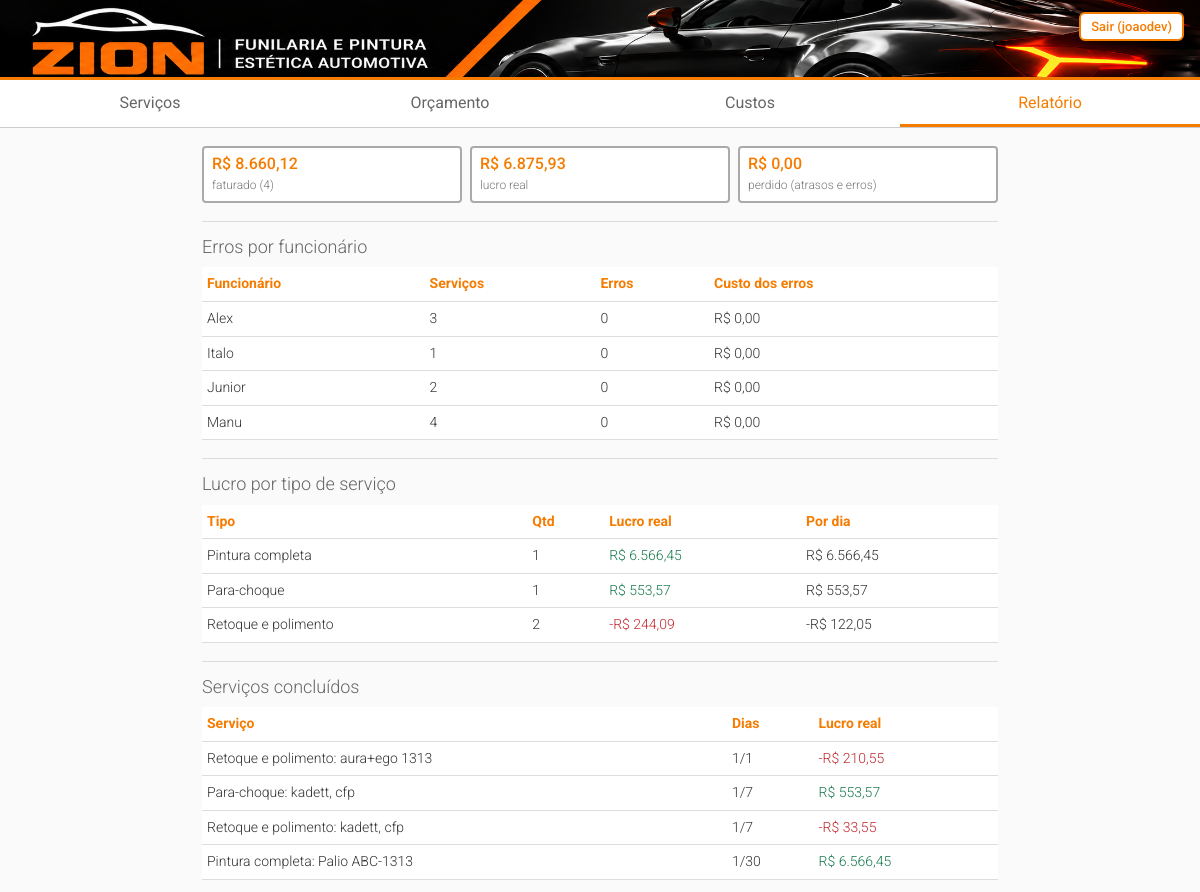
Screenshot of /relatorio/ (signed in) with the database file from the repository.
### oficina/models.py (models this page shows, shortened)
class Funcionario(models.Model):
    nome = models.CharField(max_length=80, unique=True)
    class Meta:
        ordering = ["nome"]

class Servico(models.Model):
    TIPOS = [
        ("para-choque", "Para-choque"), ("retoque", "Retoque e polimento"),
        ("lanternagem", "Lanternagem"), ("pintura-parcial", "Pintura parcial"),
        ("pintura-completa", "Pintura completa"), ("outro", "Outro"),
    ]
    URGENCIAS = [("normal", "Normal"), ("alta", "Alta"), ("urgente", "Urgente")]
    STATUS = [("execucao", "Em execução"), ("concluido", "Concluído")]
    ETAPAS = [("lanternagem", "Lanternagem"), ("preparacao", "Preparação"), ("pintura", "Pintura")]
    cliente = models.CharField(max_length=120, blank=True)
    veiculo = models.CharField("Veículo e placa", max_length=120, blank=True)
    tipo = models.CharField("Tipo de serviço", max_length=20, choices=TIPOS)
    urgencia = models.CharField("Urgência", max_length=10, choices=URGENCIAS, default="normal")
    status = models.CharField(max_length=10, choices=STATUS, default="execucao")
    prazo = models.PositiveIntegerField("Prazo (dias)", default=1)
    preco = models.DecimalField("Valor total (R$)", max_digits=10, decimal_places=2)
    inicio = models.DateField("Início", default=timezone.localdate)
    fim = models.DateField("Conclusão", null=True, blank=True)
    fixado = models.BooleanField("Fixado no topo da fila", default=False)
    lanternagem = models.ForeignKey(Funcionario, null=True, blank=True, on_delete=models.SET_NULL,
                                    related_name="+", verbose_name="Lanternagem")
    preparacao = models.ForeignKey(Funcionario, null=True, blank=True, on_delete=models.SET_NULL,
                                   related_name="+", verbose_name="Preparação")
    pintura = models.ForeignKey(Funcionario, null=True, blank=True, on_delete=models.SET_NULL,
                                related_name="+", verbose_name="Pintura")
    materiais_reais = models.DecimalField("Materiais reais (R$)", max_digits=10, decimal_places=2,
                                          null=True, blank=True)
    erro = models.BooleanField("Deu errado (retrabalho ou prejuízo)", default=False)
    erro_etapa = models.CharField("Etapa do erro", max_length=12, choices=ETAPAS, blank=True)
    erro_custo = models.DecimalField("Custo do erro (R$)", max_digits=10, decimal_places=2, default=0)
    erro_obs = models.CharField("O que aconteceu", max_length=200, blank=True)
    def __str__(self):
        return f"{self.get_tipo_display()}: {self.veiculo or 'sem veículo'}"
    @property
    def custo_dia(self):
        if not hasattr(self, "_custo_dia"):
            self._custo_dia = ConfiguracaoCustos.atual().custo_dia
        return self._custo_dia
    @property
    def custo_materiais(self):
        return sum((m.preco for m in self.materiais.all()), D0)
    @property
    def dias(self):
        fim = self.fim or timezone.localdate()
        return max(1, (fim - self.inicio).days)
    @property
    def atraso(self):
        return max(0, self.dias - self.prazo)
    @property
    def custo_atraso(self):
        return self.atraso * self.custo_dia
    @property
    def lucro_real(self):
        mat = self.materiais_reais if self.materiais_reais is not None else self.custo_materiais
        custo = mat + self.custo_dia * self.dias + (self.erro_custo if self.erro else D0)
        return self.preco - custo
    @property
    def responsavel_erro(self):
        return getattr(self, self.erro_etapa) if self.erro and self.erro_etapa else None

class Material(models.Model):
    servico = models.ForeignKey(Servico, on_delete=models.CASCADE, related_name="materiais")
    nome = models.CharField(max_length=100, blank=True)
    preco = models.DecimalField("Preço (R$)", max_digits=10, decimal_places=2)

### oficina/views.py (the view)
# urls.py: path("relatorio/", views.relatorio, name="relatorio"),
@login_required
def relatorio(request):
    fin = list(Servico.objects.filter(status="concluido")
               .select_related(*ETAPAS).prefetch_related("materiais"))
    faturado = sum((s.preco for s in fin), D0)
    lucro = sum((s.lucro_real for s in fin), D0)
    perdido = sum((s.custo_atraso + (s.erro_custo if s.erro else D0) for s in fin), D0)
    por_func = []
    for f in Funcionario.objects.all():
        total = sum(1 for s in Servico.objects.all() if f.id in
                    {s.lanternagem_id, s.preparacao_id, s.pintura_id})
        erros = [s for s in fin if s.responsavel_erro == f]
        por_func.append({"nome": f.nome, "total": total, "erros": len(erros),
                         "custo": sum((s.erro_custo for s in erros), D0)})
    por_func.sort(key=lambda x: (-x["erros"], -x["custo"]))
    tipos = defaultdict(lambda: {"qtd": 0, "lucro": D0, "dias": 0})
    for s in fin:
        t = tipos[s.get_tipo_display()]
        t["qtd"] += 1
        t["lucro"] += s.lucro_real
        t["dias"] += s.dias
    por_tipo = [{"nome": k, "qtd": v["qtd"], "lucro": v["lucro"],
                 "por_dia": v["lucro"] / max(1, v["dias"])} for k, v in tipos.items()]
    por_tipo.sort(key=lambda x: -x["por_dia"])
    return render(request, "oficina/relatorio.html", {
        "fin": fin, "faturado": faturado, "lucro": lucro, "perdido": perdido,
        "por_func": por_func, "por_tipo": por_tipo})

### oficina/models.py (called while the page is built)
    @classmethod
    def atual(cls):
        obj, _ = cls.objects.get_or_create(pk=1)
        return obj

    @property
    def total_mensal(self):
        return self.aluguel + self.energia + self.agua + self.salarios + self.outros

    @property
    def custo_dia(self):
        dias_vagas = self.dias_uteis * self.vagas
        return self.total_mensal / dias_vagas if dias_vagas else D0

### oficina/templatetags/moeda.py (called while the page is built)
@register.filter
def brl(valor):
    try:
        v = Decimal(valor)
    except (InvalidOperation, TypeError, ValueError):
        v = Decimal("0")
    s = f"{abs(v):,.2f}".replace(",", "X").replace(".", ",").replace("X", ".")
    return ("-" if v < 0 else "") + "R$ " + s

### oficina/templates/oficina/relatorio.html (shortened to what this page needs)
{% extends "base.html" %}{% load moeda %}
{% block conteudo %}
<div class="stats">
 <div class="stat"><b>{{ faturado|brl }}</b><span>faturado ({{ fin|length }})</span></div>
 <div class="stat"><b class="{% if lucro < 0 %}neg{% else %}pos{% endif %}">{{ lucro|brl }}</b><span>lucro real</span></div>
 <div class="stat"><b class="{% if perdido > 0 %}neg{% endif %}">{{ perdido|brl }}</b><span>perdido (atrasos e erros)</span></div>
</div>
<div class="sec">Erros por funcionário</div>
<table><tr><th>Funcionário</th><th>Serviços</th><th>Erros</th><th>Custo dos erros</th></tr>
{% for f in por_func %}<tr><td>{{ f.nome }}</td><td>{{ f.total }}</td><td class="{% if f.erros %}neg{% endif %}">{{ f.erros }}</td><td>{{ f.custo|brl }}</td></tr>
{% empty %}<tr><td colspan="4" class="hint">Cadastre a equipe em Custos.</td></tr>{% endfor %}</table>
<div class="sec">Lucro por tipo de serviço</div>
<table><tr><th>Tipo</th><th>Qtd</th><th>Lucro real</th><th>Por dia</th></tr>
{% for t in por_tipo %}<tr><td>{{ t.nome }}</td><td>{{ t.qtd }}</td><td class="{% if t.lucro < 0 %}neg{% else %}pos{% endif %}">{{ t.lucro|brl }}</td><td>{{ t.por_dia|brl }}</td></tr>
{% empty %}<tr><td colspan="4" class="hint">Nenhum serviço concluído ainda.</td></tr>{% endfor %}</table>
<div class="sec">Serviços concluídos</div>
<table><tr><th>Serviço</th><th>Dias</th><th>Lucro real</th></tr>
{% for s in fin %}<tr><td>{{ s }}</td><td class="">{{ s.dias }}/{{ s.prazo }}</td><td class="{% if s.lucro_real < 0 %}neg{% else %}pos{% endif %}">{{ s.lucro_real|brl }}</td></tr>
{% empty %}<tr><td colspan="3" class="hint">Nenhum serviço concluído ainda.</td></tr>{% endfor %}</table>
{% endblock %}

### oficina/templates/base.html (shortened to what this page needs)
{% load static %}<!doctype html>
<html lang="pt-br"><head><meta charset="utf-8">
<link rel="stylesheet" href="{% static 'css/style.css' %}">
</head><body>
<header class="zion-header">
<img src="{% static 'img/banner-zion.png' %}" alt="ZION Funilaria e Pintura" class="zion-banner">
{% if user.is_authenticated %}<form method="post" action="{% url 'logout' %}" class="logout-form">{% csrf_token %}<button class="btn o s">Sair ({{ user.username }})</button></form>{% endif %}
</header>
{% if user.is_authenticated %}
<nav>
 <a href="{% url 'fila' %}" {% if request.resolver_match.url_name == 'fila' %}class="on"{% endif %}>Serviços</a>
 <a href="{% url 'servico_novo' %}" {% if request.resolver_match.url_name == 'servico_novo' %}class="on"{% endif %}>Orçamento</a>
 <a href="{% url 'custos' %}" {% if request.resolver_match.url_name == 'custos' %}class="on"{% endif %}>Custos</a>
 <a href="{% url 'relatorio' %}" {% if request.resolver_match.url_name == 'relatorio' %}class="on"{% endif %}>Relatório</a>
</nav>
{% endif %}
<main>
{% block conteudo %}{% endblock %}
</main></body></html>

### oficina/static/css/style.css (style rules this page uses)
:root { --red:#F57C00;--ink:#333;--mut:#888;--bg:#fafafa;--ok:#17794C }
*,*::before,*::after { box-sizing:border-box }
body { margin:0;background:var(--bg);color:var(--ink);font:300 16px/1.4 Roboto,system-ui,sans-serif }
.zion-header { position:relative;width:100%;background:#000;border-bottom:3px solid var(--red);overflow:hidden }
.zion-banner { display:block;width:100%;height:auto }
.logout-form { position:absolute;top:12px;right:16px;z-index:2;margin:0 }
nav { background:#fff;border-bottom:1px solid #ccc;display:flex }
nav a { flex:1;text-align:center;padding:12px 4px;color:#666;text-decoration:none;font-weight:400 }
nav a.on { color:var(--red);box-shadow:inset 0 -3px var(--red) }
main { max-width:820px;margin:0 auto;padding:12px }
.sec { margin:18px 0 8px;padding-top:12px;border-top:1px solid #ddd;font-size:18px;color:#666 }
.neg { color:#c0272d }
.pos { color:var(--ok) }
.btn { display:inline-block;border:0;background:var(--red);color:#fff;font:500 15px Roboto;border-radius:6px;padding:10px 16px;cursor:pointer;text-decoration:none }
.btn.o { background:#fff;color:var(--red);border:2px solid var(--red) }
.btn.s { padding:5px 10px;font-size:13px }
.stats { display:grid;grid-template-columns:repeat(3,1fr);gap:8px;margin:6px 0 14px }
.stat { border:2px solid #aaa;border-radius:4px;background:#fff;padding:6px 8px }
.stat b { display:block;font:500 16px Roboto;color:var(--red) }
.stat span { font-size:12px;color:#777 }
table { width:100%;border-collapse:collapse;font-size:14px;background:#fff }
th,td { text-align:left;padding:7px 5px;border-bottom:1px solid #ddd }
th { color:var(--red) }

### rows the page displays
Funcionario: nome "Alex"
Funcionario: nome "Italo"
Funcionario: nome "Junior"
Funcionario: nome "Manu"
Servico: tipo+veiculo "Retoque e polimento: aura+ego 1313", dias "1", prazo "1", lucro_real|brl "-R$ 210,55"
Servico: tipo+veiculo "Para-choque: kadett, cfp", dias "1", prazo "7", lucro_real|brl "R$ 553,57"
Servico: tipo+veiculo "Retoque e polimento: kadett, cfp", dias "1", prazo "7", lucro_real|brl "-R$ 33,55"
Servico: tipo+veiculo "Pintura completa: Palio ABC-1313", dias "1", prazo "30", lucro_real|brl "R$ 6.566,45"

### other values shown
{{ user.username }} "joaodev"
{{ faturado|brl }} "R$ 8.660,12"
{{ fin|length }} "4"
{{ lucro|brl }} "R$ 6.875,93"
{{ perdido|brl }} "R$ 0,00"
{{ f.total }} "3" "1" "2" "4"
{{ f.erros }} "0" "0" "0" "0"
{{ f.custo|brl }} "R$ 0,00" "R$ 0,00" "R$ 0,00" "R$ 0,00"
{{ t.nome }} "Pintura completa" "Para-choque" "Retoque e polimento"
{{ t.qtd }} "1" "1" "2"
{{ t.lucro|brl }} "R$ 6.566,45" "R$ 553,57" "-R$ 244,09"
{{ t.por_dia|brl }} "R$ 6.566,45" "R$ 553,57" "-R$ 122,05"
